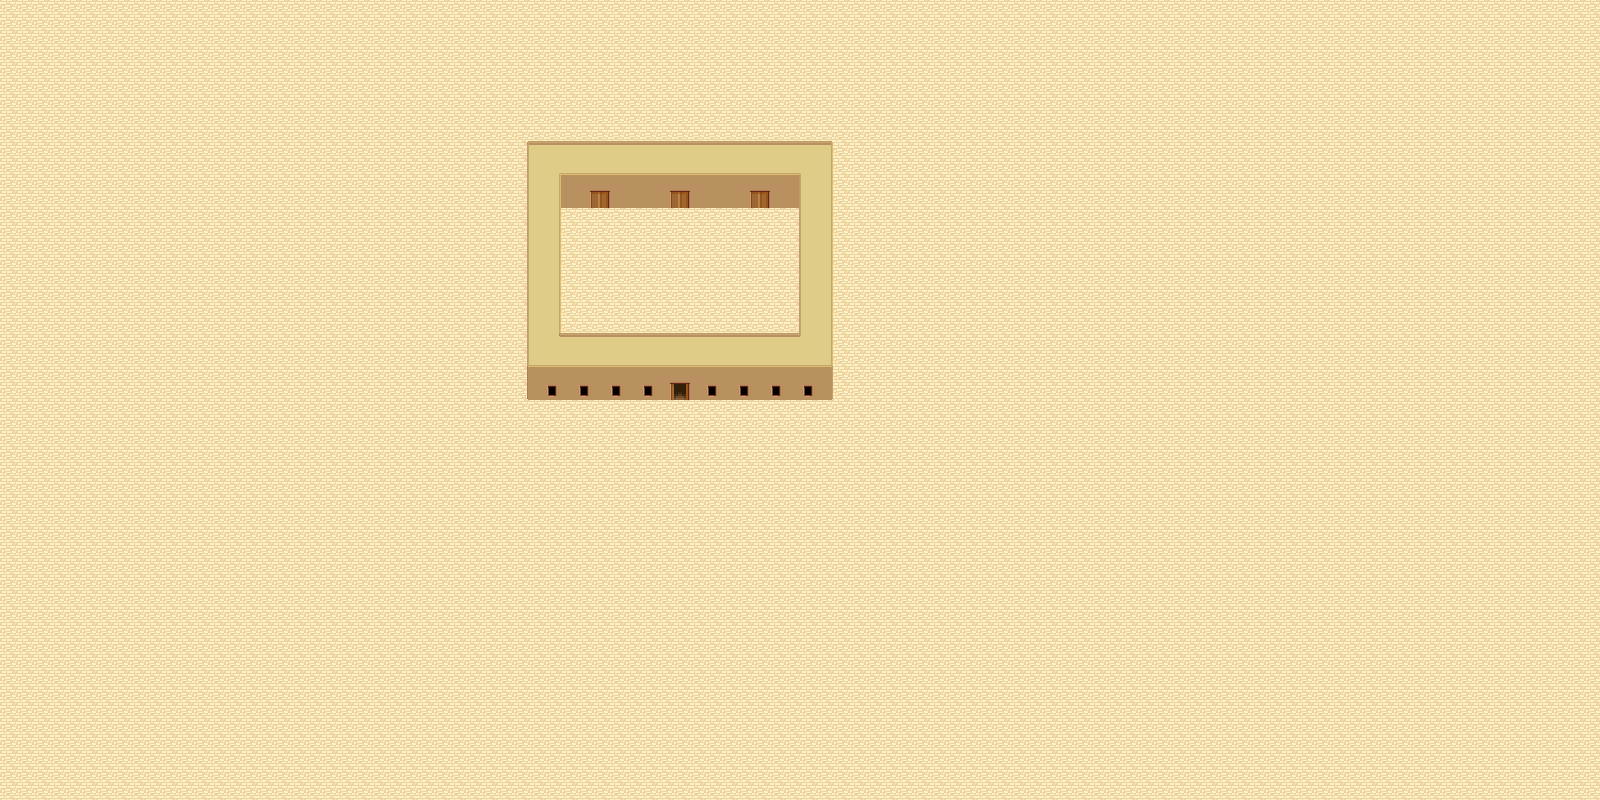

This game map was drawn from its Tiled (.tmx) file and the tilesets committed beside it. A one-line description and the trimmed map source follow:
An orthogonal 100x50 tile map with 16x16 px tiles, 3 tile layers (Ground, Buildings, BuildingLayer), 4 tilesets and 8 objects (Falcon-headed Aven Initiate, Ibis-headed Aven Initiate, Minotaur Initiate, Khenra Initiate, Naga Initiate, ...).

<map version="1.10" tiledversion="1.10.1" orientation="orthogonal" renderorder="right-down" width="100" height="50" tilewidth="16" tileheight="16" infinite="0" nextlayerid="6" nextobjectid="20">
 <tileset firstgid="1" source="../../../../common/maps/map/autotiles.tsx" />
 <tileset firstgid="433" source="../../../../common/maps/tileset/main.tsx" />
 <tileset firstgid="10545" source="../../../../common/maps/tileset/desertbuildingtiles.tsx" />
 <tileset firstgid="11581" source="../../../../common/maps/tileset/buildings.tsx" />
 <objectgroup id="3" name="Hidden Objects" locked="1">
  <object id="1" template="../../../../common/maps/obj/portal.tx" x="672" y="333" width="16" height="16" visible="1">
   <properties>
    <property name="direction" value="up" />
    <property name="portalState" value="active" />
    <property name="teleport" value="../common/maps/map/naktamun.tmx" />
    <property name="teleportObjectId" value="47" />
   </properties>
  </object>
 </objectgroup>
 <layer id="1" name="Ground" width="100" height="50" locked="1">
  <data>[5000 cells, 5000 non-empty, 1 distinct tile ids]</data>
 </layer>
 <layer id="2" name="Buildings" width="100" height="50" locked="1">
  <properties>
   <property name="spriteLayer" type="bool" value="true" />
  </properties>
  <data>[5000 cells, 279 non-empty, 47 distinct tile ids]</data>
 </layer>
 <layer id="5" name="BuildingLayer" width="100" height="50" locked="1">
  <data>[5000 cells, 35 non-empty, 10 distinct tile ids]</data>
 </layer>
 <objectgroup id="4" name="Enemies" locked="1">
  <object id="12" template="../../../../common/maps/obj/enemy.tx" name="Falcon-headed Aven Initiate" x="592" y="320">
   <properties>
    <property name="enemy" value="Falcon-headed Aven Warrior" />
   </properties>
  </object>
  <object id="13" template="../../../../common/maps/obj/enemy.tx" name="Ibis-headed Aven Initiate" x="592" y="272">
   <properties>
    <property name="enemy" value="Ibis-headed Aven Warrior" />
   </properties>
  </object>
  <object id="14" template="../../../../common/maps/obj/enemy.tx" name="Minotaur Initiate" x="592" y="224">
   <properties>
    <property name="enemy" value="Amonkhet Minotaur Warrior" />
   </properties>
  </object>
  <object id="15" template="../../../../common/maps/obj/enemy.tx" name="Khenra Initiate" x="752" y="224">
   <properties>
    <property name="enemy" value="Khenra Warrior" />
   </properties>
  </object>
  <object id="16" template="../../../../common/maps/obj/enemy.tx" name="Naga Initiate" x="752" y="272">
   <properties>
    <property name="enemy" value="Naga Warrior" />
   </properties>
  </object>
  <object id="17" template="../../../../common/maps/obj/enemy.tx" name="Human Initiate" x="752" y="320">
   <properties>
    <property name="enemy" value="Warrior" />
   </properties>
  </object>
  <object id="18" template="../../../../common/maps/obj/enemy.tx" name="Anointed" x="672" y="224">
   <properties>
    <property name="enemy" value="Mummy" />
   </properties>
  </object>
 </objectgroup>
</map>
